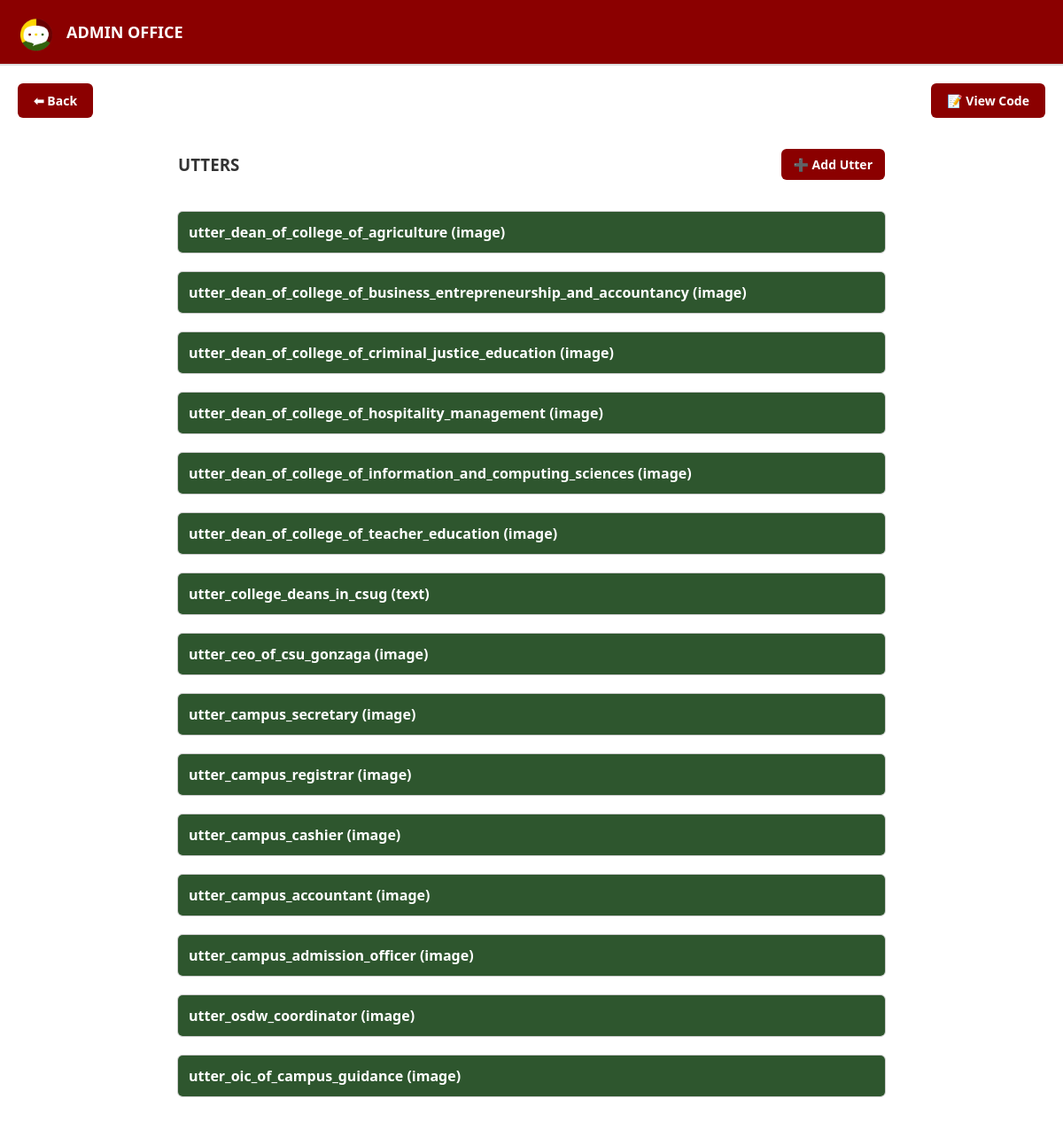
The app's page /view_utters.php (signed in) with its own data.
### tables this page shows
CREATE TABLE `utters` (
  `id` int(11) NOT NULL,
  `utter_name` varchar(255) DEFAULT NULL,
  `type` enum('text','image','button','card') DEFAULT NULL,
  `content` text DEFAULT NULL,
  `created_by` varchar(100) DEFAULT NULL
);

### view_utters.php (the view, shortened to what this page needs)
<?php
include 'db.php';
$current_user = strtoupper($_SESSION['username']);
?>
<!DOCTYPE html>
<html>
<head>
</head>
<body>
<div class="header">
    <img src="tangquery_icon.png" alt="Logo">
    <div class="header-text">
        <?= htmlspecialchars($current_user) ?> OFFICE
    </div>
</div>
<div class="main-actions">
    <div class="actions-left">
        <a href="dashboard.php" class="btn">⬅ Back</a>
    </div>
    <div class="actions-right">
        <a href="generate_view_domain.php" class="btn">📝 View Code</a>
    </div>
</div>
<div class="main-container">
<div class="utter-header">
    <h3>UTTERS</h3>
    <a href="add_utter.php" class="btn btn-add">➕ Add Utter</a>
</div>
<?php
$stmt = $conn->prepare("SELECT * FROM utters WHERE created_by = ?");
$stmt->bind_param("s", $_SESSION['username']);
$stmt->execute();
$result = $stmt->get_result();
if ($result->num_rows > 0) {
    while ($utter = $result->fetch_assoc()) {
        echo "<div class='utter-box'>";
        echo "<div class='utter-title' id='title-" . $utter['id'] . "' onclick='toggleDropdown(" . $utter['id'] . ")'>"
                . htmlspecialchars($utter['utter_name']) . " (" . htmlspecialchars($utter['type']) . ")</div>";
        echo "<div class='utter-content' id='content-" . $utter['id'] . "'>";
        echo "</div></div>";
    }
} else {
    echo "<p style='text-align:center; color:#666;'>No utters found for you.</p>";
}
?>
</div>
</body>
</html>

### view_utters.php (style rules this page uses)
body { font-family: 'Segoe UI', Tahoma, Geneva, Verdana, sans-serif; background: #fff; color: #333; margin: 0; padding: 0; }
.header { background: #8B0000; border-bottom: 2px solid #ddd; padding: 12px 20px; display: flex; align-items: center; gap: 12px; }
.header img { height: 40px; }
.header-text { font-size: 18px; font-weight: bold; color: white; }
.main-actions { margin: 20px; display: flex; justify-content: space-between; align-items: center; }
.actions-left, .actions-right { display: flex; gap: 15px; }
.btn { padding: 10px 18px; border-radius: 6px; cursor: pointer; font-size: 14px; font-weight: bold; color: #fff; text-decoration: none; transition: 0.3s; background: #8B0000; }
h3 { text-align: center; margin: 20px 0; color: #333; }
.utter-header { display: flex; justify-content: space-between; align-items: center; margin: 20px auto; width: 70%; }
.btn-add { background: #8B0000; padding: 8px 14px; border-radius: 6px; font-size: 14px; font-weight: bold; color: #fff; text-decoration: none; transition: 0.3s; }
.utter-box { width: 70%; margin: 20px auto; border: 1px solid #ccc; border-radius: 6px; overflow: hidden; }
.utter-title { background: #2e562e; color: #fff; padding: 12px; cursor: pointer; font-weight: bold; transition: background 0.3s; }
img { border-radius: 5px; margin-top: 8px; max-width: 300px; display: block; }
.main-container { max-width: 1200px; width: 95%; margin: 0 auto 40px auto; }

### records on screen
utters: utter_name "utter_dean_of_college_of_agriculture", type "image"
utters: utter_name "utter_dean_of_college_of_business_entrepreneurship_and_accountancy", type "image"
utters: utter_name "utter_dean_of_college_of_criminal_justice_education", type "image"
utters: utter_name "utter_dean_of_college_of_hospitality_management", type "image"
utters: utter_name "utter_dean_of_college_of_information_and_computing_sciences", type "image"
utters: utter_name "utter_dean_of_college_of_teacher_education", type "image"
utters: utter_name "utter_college_deans_in_csug", type "text"
utters: utter_name "utter_ceo_of_csu_gonzaga", type "image"
utters: utter_name "utter_campus_secretary", type "image"
utters: utter_name "utter_campus_registrar", type "image"
utters: utter_name "utter_campus_cashier", type "image"
utters: utter_name "utter_campus_accountant", type "image"
utters: utter_name "utter_campus_admission_officer", type "image"
utters: utter_name "utter_osdw_coordinator", type "image"
utters: utter_name "utter_oic_of_campus_guidance", type "image"

### other values on screen
$current_user "ADMIN"
